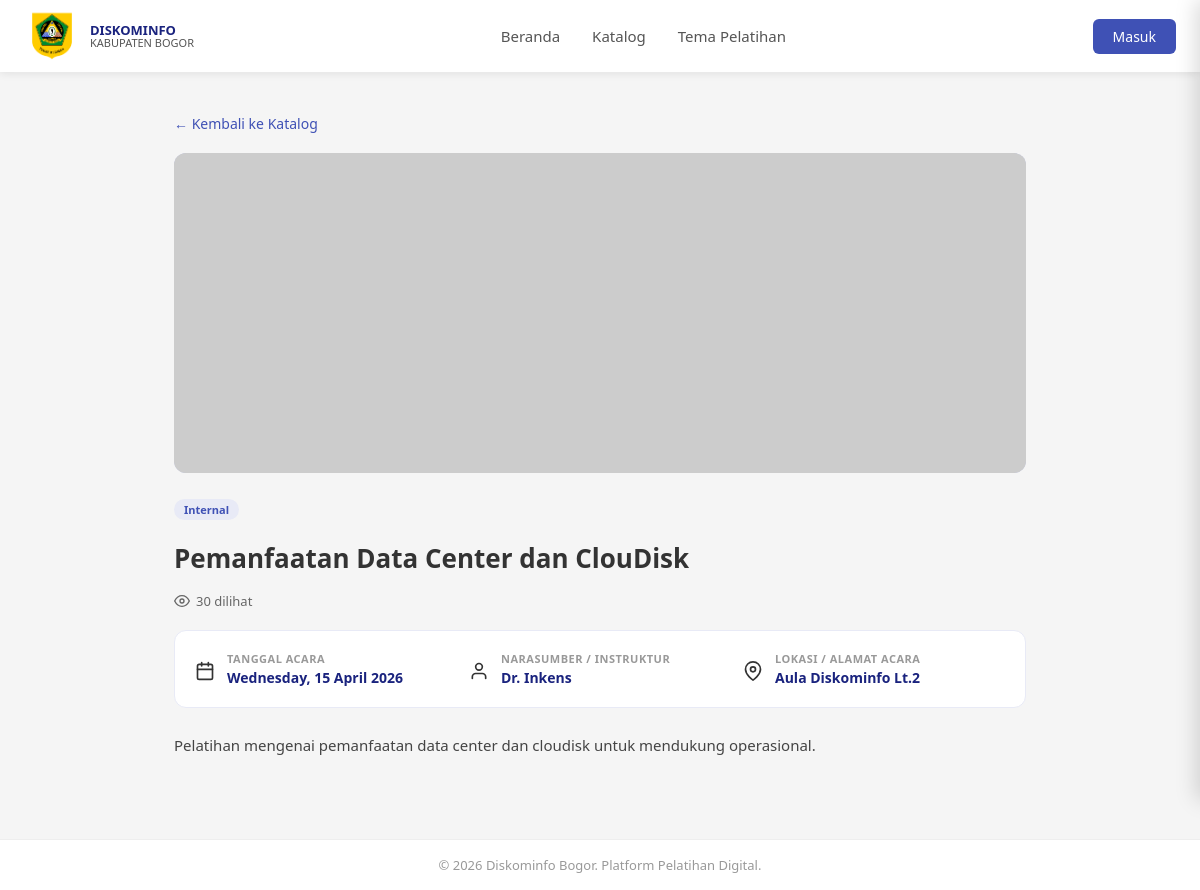
The app's page /pages/detail.php?id=1 with its own data.
### tables this page shows
CREATE TABLE modul (
    id INT AUTO_INCREMENT PRIMARY KEY,
    judul VARCHAR(200) NOT NULL,
    deskripsi TEXT,
    kategori_id INT,
    instruktur VARCHAR(100),
    lokasi VARCHAR(150),
    tanggal DATE,
    views INT DEFAULT 0,
    status ENUM('published','draft') DEFAULT 'draft',
    thumbnail VARCHAR(255),
    file_materi VARCHAR(255),
    file_ppt VARCHAR(255),
    created_at TIMESTAMP DEFAULT CURRENT_TIMESTAMP,
    FOREIGN KEY (kategori_id) REFERENCES kategori(id) ON DELETE SET NULL
);

CREATE TABLE kategori (
    id INT AUTO_INCREMENT PRIMARY KEY,
    nama VARCHAR(100) NOT NULL,
    deskripsi TEXT,
    created_at TIMESTAMP DEFAULT CURRENT_TIMESTAMP
);

### pages/detail.php (the view, shortened to what this page needs)
<?php
require_once '../includes/header.php';
$id = isset($_GET['id']) ? (int)$_GET['id'] : 0;
$conn->query("ALTER TABLE tema_pelatihan ADD COLUMN IF NOT EXISTS tanggal_selesai DATE DEFAULT NULL AFTER tanggal");
$conn->query("ALTER TABLE pendaftaran ADD COLUMN IF NOT EXISTS npwp VARCHAR(25) DEFAULT NULL");
$conn->query("ALTER TABLE pendaftaran ADD COLUMN IF NOT EXISTS no_rekening VARCHAR(30) DEFAULT NULL");
$conn->query("ALTER TABLE pendaftaran ADD COLUMN IF NOT EXISTS asal_kecamatan VARCHAR(100) DEFAULT NULL");
$col_check = $conn->query("SHOW COLUMNS FROM modul LIKE 'tema_id'");
$has_tema_col = $col_check->num_rows > 0;
if ($has_tema_col) {
    $stmt = $conn->prepare("
        SELECT m.*, k.nama as kategori_nama,
               tp.id as tema_id, tp.judul as tema_judul,
               tp.lokasi as tema_lokasi, tp.tanggal as tema_tanggal,
               tp.tanggal_selesai as tema_tanggal_selesai,
               tp.kuota as tema_kuota, tp.status as tema_status, tp.deskripsi as tema_deskripsi,
               (SELECT COUNT(*) FROM pendaftaran p WHERE p.tema_id=tp.id AND p.status!='rejected') as tema_terdaftar
        FROM modul m
        LEFT JOIN kategori k ON m.kategori_id = k.id
        LEFT JOIN tema_pelatihan tp ON m.tema_id = tp.id
        WHERE m.id = ? AND m.status = 'published'
    ");
} else {
    $stmt = $conn->prepare("
        SELECT m.*, k.nama as kategori_nama
        FROM modul m
        LEFT JOIN kategori k ON m.kategori_id = k.id
        WHERE m.id = ? AND m.status = 'published'
    ");
}
$stmt->bind_param("i", $id);
$stmt->execute();
$m = $stmt->get_result()->fetch_assoc();
function badge_class($kat) {
    $map = ['Internal'=>'badge-internal','Kegiatan'=>'badge-kegiatan','External'=>'badge-external'];
    return $map[$kat] ?? 'badge-internal';
}
?>
<div class="main-content">
<div class="detail-page">
    <a href="katalog.php" class="btn-back">&larr; Kembali ke Katalog</a>
    <div class="detail-thumb">
        <?php if ($m['thumbnail']): ?>
            <img src="../<?= htmlspecialchars($m['thumbnail']) ?>" alt="<?= htmlspecialchars($m['judul']) ?>">
        <?php else: ?>
            <img src="https://picsum.photos/seed/<?= $m['id'] ?>/900/320" alt="">
        <?php endif; ?>
    </div>
    <span class="badge <?= badge_class($m['kategori_nama']) ?>"><?= htmlspecialchars($m['kategori_nama'] ?? '') ?></span>
    <h1 style="font-size:26px;font-weight:700;margin:12px 0 16px"><?= htmlspecialchars($m['judul']) ?></h1>
    <div class="detail-meta">
        <span><svg class="icon" viewBox="0 0 24 24"><path d="M1 12s4-8 11-8 11 8 11 8-4 8-11 8-11-8-11-8z"/><circle cx="12" cy="12" r="3"/></svg> <?= $m['views'] ?> dilihat</span>
    </div>
    <div class="acara-card">
        <div class="acara-item">
            <div class="acara-icon"><svg class="icon icon-lg" viewBox="0 0 24 24"><rect x="3" y="4" width="18" height="18" rx="2"/><line x1="16" y1="2" x2="16" y2="6"/><line x1="8" y1="2" x2="8" y2="6"/><line x1="3" y1="10" x2="21" y2="10"/></svg></div>
            <div class="acara-detail">
                <span class="acara-label">Tanggal Acara</span>
                <span class="acara-value"><?= date('l, d F Y', strtotime($m['tanggal'])) ?></span>
            </div>
        </div>
        <?php if ($m['instruktur']): ?>
        <div class="acara-item">
            <div class="acara-icon"><svg class="icon icon-lg" viewBox="0 0 24 24"><path d="M20 21v-2a4 4 0 0 0-4-4H8a4 4 0 0 0-4 4v2"/><circle cx="12" cy="7" r="4"/></svg></div>
            <div class="acara-detail">
                <span class="acara-label">Narasumber / Instruktur</span>
                <span class="acara-value"><?= htmlspecialchars($m['instruktur']) ?></span>
            </div>
        </div>
        <?php endif; ?>
        <?php if ($m['lokasi']): ?>
        <div class="acara-item">
            <div class="acara-icon"><svg class="icon icon-lg" viewBox="0 0 24 24"><path d="M21 10c0 7-9 13-9 13s-9-6-9-13a9 9 0 0 1 18 0z"/><circle cx="12" cy="10" r="3"/></svg></div>
            <div class="acara-detail">
                <span class="acara-label">Lokasi / Alamat Acara</span>
                <span class="acara-value"><?= htmlspecialchars($m['lokasi']) ?></span>
            </div>
        </div>
        <?php endif; ?>
    </div>
    <div class="detail-desc">
        <?= nl2br(htmlspecialchars($m['deskripsi'])) ?>
    </div>
</div>
<?php require_once '../includes/footer.php'; ?>

### assets/css/style.css (style rules this page uses)
* { margin: 0; padding: 0; box-sizing: border-box; }
body { font-family: 'Segoe UI', sans-serif; background: #f5f5f5; color: #333; }
.badge { display: inline-block; padding: 3px 10px; border-radius: 20px; font-size: 11px; font-weight: 600; margin-bottom: 8px; }
.badge-internal { background: #e8eaf6; color: #3f51b5; }
.detail-page { max-width: 900px; margin: 0 auto; padding: 40px 24px; }
.detail-thumb { width: 100%; height: 320px; background: #c5cae9; border-radius: 12px; display: flex; align-items: center; justify-content: center; font-size: 48px; color: #9fa8da; margin-bottom: 24px; overflow: hidden; }
.detail-thumb img { width: 100%; height: 100%; object-fit: cover; }
.detail-meta { display: flex; flex-wrap: wrap; gap: 16px; margin-bottom: 20px; }
.detail-meta span { font-size: 13px; color: #666; display: flex; align-items: center; gap: 6px; }
.detail-desc { font-size: 15px; line-height: 1.8; color: #444; }
.btn-back { display: inline-flex; align-items: center; gap: 6px; color: #3f51b5; text-decoration: none; font-size: 14px; margin-bottom: 20px; }
.acara-card { display: grid; grid-template-columns: repeat(auto-fit, minmax(220px, 1fr)); gap: 12px; background: #fff; border: 1px solid #e8eaf6; border-radius: 12px; padding: 20px; margin: 16px 0 24px; }
.acara-item { display: flex; align-items: flex-start; gap: 12px; }
.acara-icon { font-size: 22px; flex-shrink: 0; margin-top: 2px; }
.acara-detail { display: flex; flex-direction: column; gap: 2px; }
.acara-label { font-size: 11px; text-transform: uppercase; letter-spacing: .5px; color: #999; font-weight: 600; }
.acara-value { font-size: 14px; font-weight: 600; color: #1a237e; }
.icon { width: 16px; height: 16px; stroke: currentColor; stroke-width: 2; fill: none; stroke-linecap: round; stroke-linejoin: round; vertical-align: middle; display: inline-block; flex-shrink: 0; }
.icon-lg { width: 20px; height: 20px; }

### records on screen
modul: kategori.nama "Internal", judul "Pemanfaatan Data Center dan ClouDisk", views "30", tanggal "Wednesday, 15 April 2026", instruktur "Dr. Inkens", lokasi "Aula Diskominfo Lt.2", deskripsi "Pelatihan mengenai pemanfaatan data center dan cloudisk untuk mendukung operasional."
